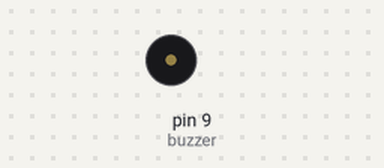
Bench run of a sketch on a simulated Arduino Uno, built with avr-gcc and run on an emulated ATmega328P. On the bench: buzzer (waves = sounding).

Above: at 0.1 s.
Timing chart, 0 to 0.1 s (numbered marks = the images above):
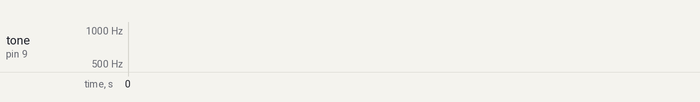

The sketch:

police2.0.ino
```cpp
#include <EEPROM.h>

#define buzzer 9
void setup() {
  // put your setup code here, to run once:
  pinMode(buzzer, OUTPUT);
}

unsigned int low = 300;
unsigned int high = 900;
unsigned int step = 1;

void loop() {
    // put your main code here, to run repeatedly:
    unsigned int freq = low;
    for (; freq < high; freq += step) {
      tone(buzzer, freq, 15);
    }
    for (; freq > low; freq -= step) {
      tone(buzzer, freq, 15);
    }
}
```
